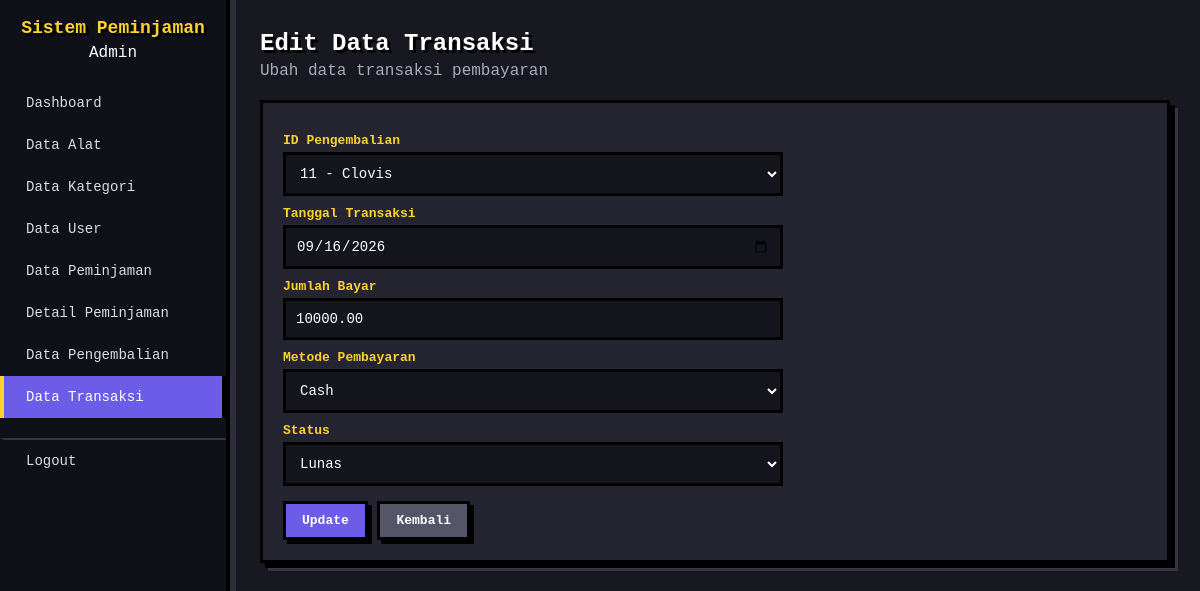
Page /app/data/transaksi/edit.php?id=10 (signed in) on the committed database.
### tables this page shows
CREATE TABLE `transaksi` (
  `id_transaksi` int(11) NOT NULL,
  `id_pengembalian` int(11) NOT NULL,
  `tanggal_transaksi` date NOT NULL,
  `jumlah_bayar` decimal(10,2) NOT NULL,
  `metode_pembayaran` enum('Cash','Transfer') NOT NULL,
  `status` enum('Belum Bayar','Lunas') NOT NULL
);

CREATE TABLE `pengembalian` (
  `id_pengembalian` int(11) NOT NULL,
  `id_peminjaman` int(11) NOT NULL,
  `tanggal_pengembalian` date NOT NULL,
  `kondisi_kembali` varchar(50) NOT NULL,
  `denda` decimal(10,2) DEFAULT 0.00
);

### app/data/transaksi/edit.php (the view, shortened to what this page needs)
<?php
include "../../config/connection.php";
$id = $_GET['id'];
$query_pengembalian = "SELECT pengembalian.*, user.nama_user
                       FROM pengembalian
                       INNER JOIN peminjaman
                       ON pengembalian.id_peminjaman = peminjaman.id_peminjaman
                       INNER JOIN user
                       ON peminjaman.id_user = user.id_user";
$data_pengembalian = $conn->query($query_pengembalian);
$query = "SELECT * FROM transaksi
          WHERE id_transaksi = '$id'";
$data = $conn->query($query);
$row = $data->fetch_assoc();
?>
<!DOCTYPE html>
<html>
<head>
    <link rel="stylesheet" href="/ProjectUKK/public/css/style.css?v=2">
</head>
<body>
    <div class="layout">
        <aside class="sidebar">
            <div class="sidebar-header">
                <h2>Sistem Peminjaman</h2>
                <div class="role">
                    <?= $_SESSION['role']; ?>
                </div>
            </div>
            <div class="sidebar-menu">
                <?php if ($_SESSION['role'] == 'Admin') { ?>
                    <a href="../../views/admin.php">
                        Dashboard
                    </a>
                    <a href="../alat/alat.php">
                        Data Alat
                    </a>
                    <a href="../kategori/kategori.php">
                        Data Kategori
                    </a>
                    <a href="../user/user.php">
                        Data User
                    </a>
                    <a href="../peminjaman/peminjaman.php">
                        Data Peminjaman
                    </a>
                    <a href="../detail_peminjaman/detail_peminjaman.php">
                        Detail Peminjaman
                    </a>
                    <a href="../pengembalian/pengembalian.php">
                        Data Pengembalian
                    </a>
                    <a href="transaksi.php" class="active">
                        Data Transaksi
                    </a>
                <?php } ?>
                <a href="../../../public/logout.php" class="logout-menu">
                    Logout
                </a>
            </div>
        </aside>
        <main class="main">
            <div class="topbar">
                <div>
                    <h1>Edit Data Transaksi</h1>
                    <p>Ubah data transaksi pembayaran</p>
                </div>
            </div>
            <div class="card">
                <form method="POST">
                    <label>ID Pengembalian</label>
                    <select name="id_pengembalian" required>
                        <?php while ($pengembalian = $data_pengembalian->fetch_assoc()) { ?>
                            <option value="<?= $pengembalian['id_pengembalian']; ?>" <?php if (
                                  $pengembalian['id_pengembalian']
                                  == $row['id_pengembalian']
                              ) { ?>
                                    selected
                                <?php } ?>
                                >
                                <?= $pengembalian['id_pengembalian']; ?>
                                -
                            </option>
                        <?php } ?>
                    </select>
                    <label>Tanggal Transaksi</label>
                    <input type="date" name="tanggal_transaksi" value="<?= $row['tanggal_transaksi']; ?>" required>
                    <label>Jumlah Bayar</label>
                    <input type="number" name="jumlah_bayar" value="<?= $row['jumlah_bayar']; ?>" min="0" required>
                    <label>Metode Pembayaran</label>
                    <select name="metode_pembayaran" required>
                        <option value="Cash" <?php if (
                            $row['metode_pembayaran'] == 'Cash'
                        ) { ?>
                                selected
                            <?php } ?>
                            >
                            Cash
                        </option>
                    </select>
                    <label>Status</label>
                    <select name="status" required>
                        <option value="Lunas" <?php if (
                            $row['status'] == 'Lunas'
                        ) { ?>
                                selected
                            <?php } ?>
                            >
                            Lunas
                        </option>
                    </select>
                    <div class="form-actions">
                        <button type="submit" name="update" class="btn btn-primary">
                            Update
                        </button>
                        <a href="transaksi.php" class="btn btn-muted">
                            Kembali
                        </a>
                    </div>
                </form>
            </div>
        </main>
    </div>
</body>
</html>

### public/css/style.css (style rules this page uses)
:root { --primary: #6c5ce7; --primary-dark: #4834d4; --danger: #ff4757; --success: #2ed573; --bg: #181820; --card: #252532; --border: #45455a; --text: #f5f6fa; --muted: #aaaabd; --yellow: #ffd32a; --radius: 0px; }
* { box-sizing: border-box; }
html { scroll-behavior: smooth; }
body { margin: 0; font-family: "Courier New", monospace; background: var(--bg); color: var(--text); image-rendering: pixelated; }
.layout { display: flex; min-height: 100vh; animation: pixelIn 0.35s ease; }
.sidebar { width: 230px; background: #101018; color: white; flex-shrink: 0; padding: 18px 0; border-right: 4px solid #000; box-shadow: 6px 0 0 #2d2d3d; }
.sidebar-header { text-align: center; padding: 0 15px; margin-bottom: 20px; }
.sidebar-header h2 { font-size: 18px; margin: 0 0 6px; color: var(--yellow); text-shadow: 3px 3px 0 #000; }
.sidebar-menu { list-style: none; padding: 0; margin: 0; }
.sidebar-menu a { display: block; padding: 13px 22px; color: #dcdcea; text-decoration: none; font-size: 14px; border-left: 4px solid transparent; transition: transform 0.1s, background 0.1s, color 0.1s; }
.sidebar-menu a.active { background: var(--primary); color: white; border-left: 4px solid var(--yellow); box-shadow: inset -4px 0 0 #000; }
.logout-menu { margin-top: 20px !important; border-top: 2px solid #353545; padding-top: 10px; }
.main { flex: 1; padding: 30px; max-width: 1200px; animation: pixelIn 0.45s ease; }
.topbar { margin-bottom: 20px; }
.topbar h1 { font-size: 24px; margin: 0 0 5px; color: white; text-shadow: 3px 3px 0 #000; }
.topbar p { margin: 0; color: var(--muted); }
.card { background: var(--card); border: 3px solid #000; border-radius: 0; padding: 20px; margin-bottom: 20px; box-shadow: 5px 5px 0 #000, 8px 8px 0 #353545; animation: pixelIn 0.4s ease; }
.btn { display: inline-block; padding: 9px 16px; border-radius: 0; border: 3px solid #000; cursor: pointer; font-family: "Courier New", monospace; font-size: 13px; font-weight: bold; text-decoration: none; box-shadow: 4px 4px 0 #000; transition: transform 0.1s, box-shadow 0.1s; }
.btn-primary { background: var(--primary); color: white; }
.btn-muted { background: #555568; color: white; }
form { max-width: 500px; }
form label { display: block; font-weight: bold; font-size: 13px; margin: 10px 0 4px; color: var(--yellow); }
form input, form select, form textarea { width: 100%; padding: 10px; background: #15151e; color: white; border: 3px solid #000; border-radius: 0; font-family: "Courier New", monospace; font-size: 14px; outline: none; }
form button { margin-top: 15px; padding: 10px 20px; background: var(--primary); color: white; border: 3px solid #000; border-radius: 0; cursor: pointer; font-family: "Courier New", monospace; font-weight: bold; box-shadow: 4px 4px 0 #000; transition: transform 0.1s, box-shadow 0.1s; }

### rows in the picture
transaksi: id_pengembalian "11 - Clovis", tanggal_transaksi "09/16/2026", jumlah_bayar "10000.00", metode_pembayaran "Cash", status "Lunas"

### other values in the picture
$_SESSION['role'] "Admin"
